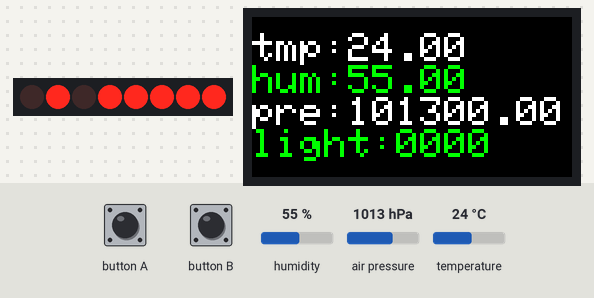
Bench run of a sketch on a simulated ESP32. Shown: 8 port-expander outputs drawn as a row of LEDs (first output left, lit = HIGH), 160×80 colour display. Wiring (inferred from the names in the program): PCF8574 port expander at I2C address 0x38; HTU21/Si7021 sensor at I2C address 0x40. Wiring (inferred from the signals the program sends): row of LEDs: on Q0, Q1, Q2, Q3, Q4, Q5, Q6, Q7. The inputs (shaded band) are chosen by the test bench; at power-on: humidity 55 %, air pressure 1013 hPa, temperature 24 °C. WiFi joins after 1.5 s; servers stay silent unless stated; no MQTT or app messages arrive unless stated; what the sketch prints to the serial monitor is not drawn.

Above: at 2.8 s.
2.9 s: humidity set to 22 %
At 4.9 s:
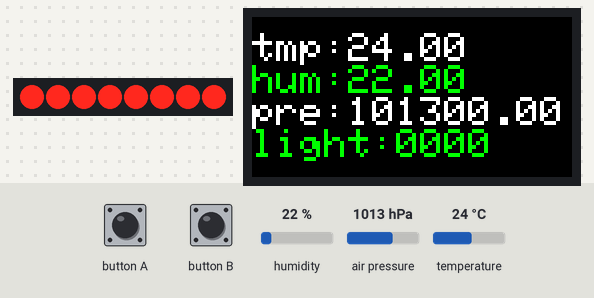
5.5 s: air pressure set to 952 hPa
At 6.3 s:
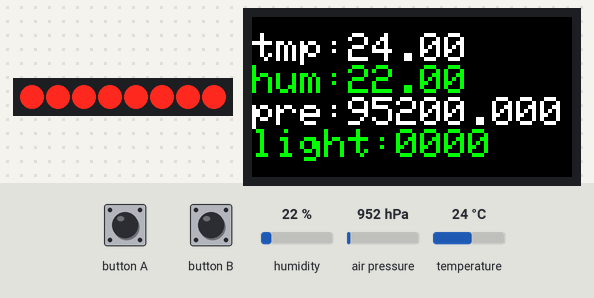
7.5 s: temperature set to 12 °C
At 9.0 s:
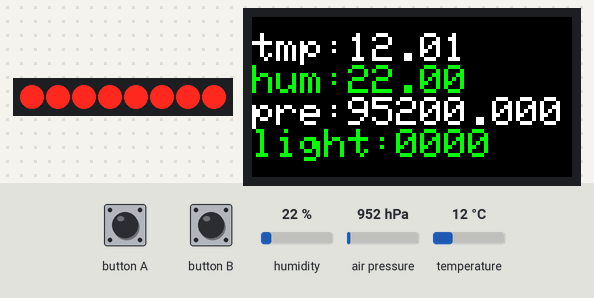
9.5 s: humidity set to 40 %
At 10.5 s:
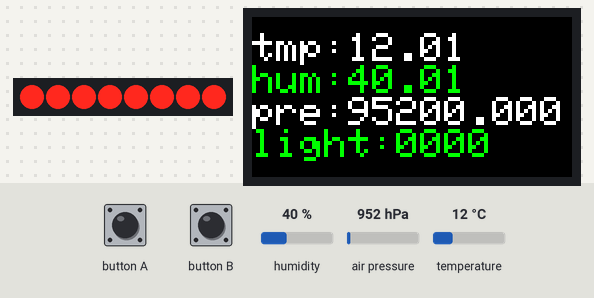
11.6 s: air pressure set to 975 hPa
At 13.2 s:
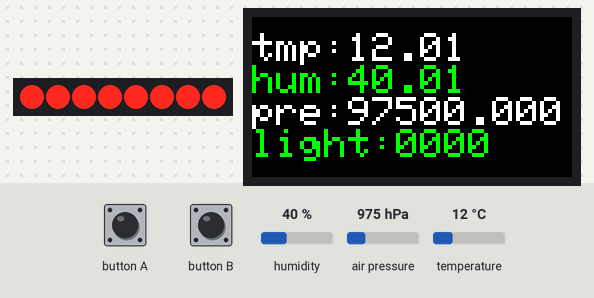
Timing chart, 0 to 14.6 s (numbered marks = the images above; inputs shaded):
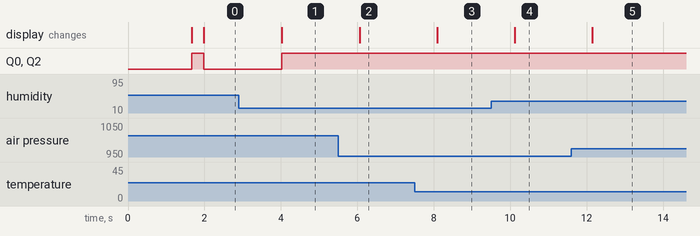

Measured:
- after the input at 2.9 s, the display: changes after 1.1 s (image 1)
- after the input at 5.5 s, the display: changes after 0.56 s (image 2)
- after the input at 7.5 s, the display: changes after 0.59 s (image 3)
- after the input at 9.5 s, the display: changes after 0.62 s (image 4)
- after the input at 11.6 s, the display: changes after 0.55 s (image 5)

The sketch:

sensor.ino
```cpp
// please install Adafruit_BMP280 lib first
// Adafruit_BMP280 lib in Sketch->Includ Library->Library Manager

#include "M5StickC.h"
#include <Adafruit_BMP280.h>
#include "SHT20.h"
#include "yunBoard.h"
#include <WiFi.h>
#include <WiFiClientSecure.h>
#include <PubSubClient.h>

const char* ssid = "AISFibre_C10_609_2.4G";
const char* pass = "TU@C10609";
const char* mqtt_server = "broker.netpie.io";
const int mqtt_port = 1883;
const char* mqtt_Client = "6f755bda-610f-4ab3-98c9-b161abccd2ad";
const char* mqtt_username = "8fgvFpJdrYvgZLNntwr6wJsjiKSvqFm6";
const char* mqtt_password = "o)xrMI*#185ZzY$Vw2DDS!BCC5dJ~MC8";

//#define TokenLine "wvCAFlxWcVMhYzpGXE4E18p3ZIMoBYAgLwIle9vDrvf"

WiFiClient espClient;
PubSubClient client(espClient);

long lastMsg = 0;
int value = 0;
char msg[100];

SHT20 sht20;
Adafruit_BMP280 bmp;

uint32_t update_time = 0;
float tmp, hum;
float pressure;
uint16_t light;

void reconnect() {
  while (!client.connected()) {
    Serial.print("Attempting MQTT connection…");
    if (client.connect(mqtt_Client, mqtt_username, mqtt_password)) {
      Serial.println("connected");
    }
    else {
      Serial.print("failed, rc=");
      Serial.print(client.state());
      Serial.println("try again in 5 seconds");
      delay(5000);
    }
  }
}

void setup() {
  Serial.begin(115200);
  M5.begin();
  Wire.begin(0, 26, 100000);
  M5.Lcd.setRotation(1);
  M5.Lcd.setTextSize(2);
  // RGB888
  // led_set(uint8_t 1, 0x080808);

  if (!bmp.begin(0x76)) {
    Serial.println(F("Could not find a valid BMP280 sensor, check wiring!"));
  }

  /* Default settings from datasheet. */
  bmp.setSampling(Adafruit_BMP280::MODE_NORMAL,     /* Operating Mode. */
                  Adafruit_BMP280::SAMPLING_X2,     /* Temp. oversampling */
                  Adafruit_BMP280::SAMPLING_X16,    /* Pressure oversampling */
                  Adafruit_BMP280::FILTER_X16,      /* Filtering. */
                  Adafruit_BMP280::STANDBY_MS_1000); /* Standby time. */

  // put your setup code here, to run once:

  WiFi.begin(ssid, pass);

  Serial.print("WiFi Connecting");

  while (WiFi.status() != WL_CONNECTED) {
    Serial.print(".");
    delay(500);
  }

  Serial.println();
  Serial.print("connected: ");
  Serial.println(WiFi.localIP());
  client.setServer(mqtt_server, mqtt_port);
}

uint8_t color_light = 5;

void loop() {

  led_set_all((color_light << 16) | (color_light << 8) | color_light);
  if (millis() > update_time) {
    update_time = millis() + 1000;
    tmp = sht20.read_temperature();
    hum = sht20.read_humidity();
    light = light_get();
    pressure = bmp.readPressure();
    M5.Lcd.setCursor(0, 8);
    M5.Lcd.setTextColor(TFT_WHITE, TFT_BLACK);
    M5.Lcd.printf("tmp:%.2f\r\n", tmp);
    M5.Lcd.setTextColor(TFT_GREEN, TFT_BLACK);
    M5.Lcd.printf("hum:%.2f\r\n", hum);
    M5.Lcd.setTextColor(TFT_WHITE, TFT_BLACK);
    M5.Lcd.printf("pre:%.2f\r\n", pressure);
    M5.Lcd.setTextColor(TFT_GREEN, TFT_BLACK);
    M5.Lcd.printf("light:%04d\r\n", light);
  }

  M5.update();

  if (M5.BtnA.wasPressed()) {
    esp_restart();
  }

  delay(10);
  // put your main code here, to run repeatedly:

  if (!client.connected()) {
    reconnect();
  }
  client.loop();

  long now = millis();
  if (now - lastMsg > 2000) {
    lastMsg = now;
    ++value;
    String txt1 = "Temperature: " + String(tmp) + "\n";
    String txt2 = "Humidity: " + String(hum) + "\n";
    String txt3 = "Pressure: " + String(pressure);
    String data = txt1 + txt2 + txt3;

    data.toCharArray(msg, (data.length() + 1));
    Serial.println(msg);
    client.publish("@msg/report", msg);
    Serial.println("Published temp to netpie");
    delay(2000);

  }
  delay(1);
  //  String txt1 = "NOW \nTemperature: " + String(tmp) + "\n";
  //  String txt2 = "Humidity: " + String(hum) + "\n";
  //  String txt3 = "Pressure: " + String(pressure);
  //  String msg = txt1 + txt2 + txt3;
  //  NotifyLine(msg);
  //
  //  delay(900000);

}

//void NotifyLine(String t) {
//  WiFiClientSecure client;
//  if (!client.connect("notify-api.line.me", 443)) {
//    Serial.println("Connection failed");
//
//    return;
//  }
//  String req = "";
//  req += "POST /api/notify HTTP/1.1\r\n";
//  req += "Host: notify-api.line.me\r\n";
//  req += "Authorization: Bearer " + String(TokenLine) + "\r\n";
//  req += "Cache-Control: no-cache\r\n";
//  req += "User-Agent: ESP32\r\n";
//  req += "Content-Type: application/x-www-form-urlencoded\r\n";
//  req += "Content-Length: " + String(String("message=" + t).length()) + "\r\n";
//  req += "\r\n";
//  req += "message=" + t;
//  Serial.println(req);
//  client.print(req);
//  delay(20);
//  Serial.println("-------------");
//  while (client.connected()) {
//    String line = client.readStringUntil('\n');
//    if (line == "\r") {
//      break;
//    }
//  }
//}
```

SHT20.cpp
```cpp
#include "SHT20.h"

static bool I2C_readBytes(uint8_t address, uint8_t subAddress, uint8_t count, uint8_t * dest) {
    Wire.beginTransmission(address);   // Initialize the Tx buffer
    Wire.write(subAddress);            // Put slave register address in Tx buffer
    if(Wire.endTransmission() != 0) {
        return false;
    }

    uint8_t time_count = 0;
    while(Wire.requestFrom(address, (uint8_t)count) != count) {
        if(time_count++ > 10) {
            return false;
        }
        delay(10);
    }

    uint8_t i = 0;
    while (Wire.available()) {
        dest[i++] = Wire.read();// Put read results in the Rx buffer
    }
    return true;
}

bool SHT20::check_crc(uint16_t data_in, uint8_t crc) {
    uint32_t remainder = data_in << 8;
    uint32_t divsor = SHIFTED_DIVISOR;

    remainder |= crc;
    for(int i = 0 ; i < 16 ; i++){
        if(remainder & (uint32_t)1 << (23 - i)){
            remainder ^= divsor;
        }
        divsor >>= 1;
    }

    return remainder == 0;
}

bool SHT20::I2C_read_u16(uint8_t reg, uint16_t* val) {
    uint8_t buffer[3] = { 0x00 };

    if(I2C_readBytes(SHT20_ADDR, reg, 3, buffer) != true) {
        return false;
    }

    uint16_t rawValue = (buffer[0] << 8) |  buffer[1];
    if(check_crc(rawValue, buffer[2]) != true){
        return false;
    }
    *val = rawValue & 0xFFFC;
    return true;
}

float SHT20::read_humidity(void) {
    uint16_t rawHumidity = 0;

    if(I2C_read_u16(TRIGGER_HUMD_MEASURE_NOHOLD, &rawHumidity) != true) {
        return 0;
    }

    float hum = - 6.0 + rawHumidity * (125.0 / 65536.0);
    return hum;
}

float SHT20::read_temperature(void) {
    uint16_t rawTemperature = 0;

    if(I2C_read_u16(TRIGGER_TEMP_MEASURE_NOHOLD, &rawTemperature) != true) {
        return 0;
    }

    float tempTemperature = - 46.85 + (float)rawTemperature * (175.72 / 65536.0);
    return tempTemperature;
}

void SHT20::set_resolution(uint8_t resolution) {
    byte userRegister = read_register();
    userRegister &= B01111110;
    resolution &= B10000001;
    userRegister |= resolution;
    write_register(userRegister);
}

uint8_t SHT20::read_register(void) {
    uint8_t reg = 0x00;
    I2C_readBytes(SHT20_ADDR, READ_USER_REG, 1, &reg);
    return reg;
}

void SHT20::write_register(byte val) {
    Wire.beginTransmission(SHT20_ADDR);
    Wire.write(WRITE_USER_REG);
    Wire.write(val);
    Wire.endTransmission();
}
```

SHT20.h
```cpp
#ifndef SHT20_h
#define SHT20_h

#include <Arduino.h>
#include <Wire.h>

#define SHT20_ADDR                      0x40

#define TRIGGER_TEMP_MEASURE_HOLD       0xE3
#define TRIGGER_HUMD_MEASURE_HOLD       0xE5
#define TRIGGER_TEMP_MEASURE_NOHOLD     0xF3
#define TRIGGER_HUMD_MEASURE_NOHOLD     0xF5
#define WRITE_USER_REG                  0xE6
#define READ_USER_REG                   0xE7
#define SOFT_RESET                      0xFE
#define REG_RESOLUTION_MASK             0x81
#define REG_RESOLUTION_RH12_TEMP14      0x00
#define REG_RESOLUTION_RH8_TEMP12       0x01
#define REG_RESOLUTION_RH10_TEMP13      0x80
#define REG_RESOLUTION_RH11_TEMP11      0x81
#define REG_END_OF_BATTERY              0x40
#define REG_HEATER_ENABLED              0x04
#define REG_DISABLE_OTP_RELOAD          0x02
#define MAX_WAIT                        100
#define DELAY_INTERVAL                  10
#define SHIFTED_DIVISOR                 0x988000

class SHT20
{
public:
    void set_resolution(uint8_t resBits);
    float read_humidity(void);
    float read_temperature(void);
    void write_register(uint8_t val);
    uint8_t read_register(void);

private:
    bool check_crc(uint16_t data_in, uint8_t crc);
    bool I2C_read_u16(uint8_t reg, uint16_t *val);
};

#endif
```

yunBoard.cpp
```cpp
#include "yunBoard.h"
#include "Wire.h"
#define YUN_ADDR        0x38
#define LED_REG_ADDR    0x01
#define LIGHT_REG_ADDR  0x00

bool I2C_writeBytes(uint8_t address, uint8_t subAddress, uint8_t *data, uint8_t length) {
  Wire.beginTransmission(address);                // Initialize the Tx buffer
  Wire.write(subAddress);                         // Put slave register address in Tx buffer
  for(int i = 0; i < length; i++) {
    Wire.write(*(data+i));                        // Put data in Tx buffer
  }

  return (Wire.endTransmission() == 0);             // Send the Tx buffer
}

bool I2C_readBytes(uint8_t address, uint8_t subAddress, uint8_t count, uint8_t * dest) {
  Wire.beginTransmission(address);   // Initialize the Tx buffer
  Wire.write(subAddress);            // Put slave register address in Tx buffer
  Wire.endTransmission(true);

  Wire.requestFrom(address, (uint8_t)count);
  uint8_t i = 0;
  while (Wire.available()) {
    dest[i++] = Wire.read();// Put read results in the Rx buffer
  }
  return false;
}

// RGB888
void led_set(uint8_t num, uint32_t color_in) {
  uint8_t data_out[4] = { 0x00 };
  data_out[0] = num;
  data_out[1] = color_in >> 16;
  data_out[2] = color_in >>8;
  data_out[3] = (uint8_t)color_in;
  I2C_writeBytes(YUN_ADDR, LED_REG_ADDR, data_out, 4);
}

void led_set_all(uint32_t color_in) {
  led_set(14, color_in);
}

uint16_t light_get() {
  uint16_t light = 0x00;
  I2C_readBytes(YUN_ADDR, LIGHT_REG_ADDR, 2, (uint8_t *)&light);
  return light;
}
```

yunBoard.h
```cpp
#ifndef _BOARD__H_
#define _BOARD__H_

#include <Arduino.h>

extern void led_set(uint8_t num, uint32_t color_in);
extern void led_set_all(uint32_t color_in);
extern uint16_t light_get();

#endif
```
